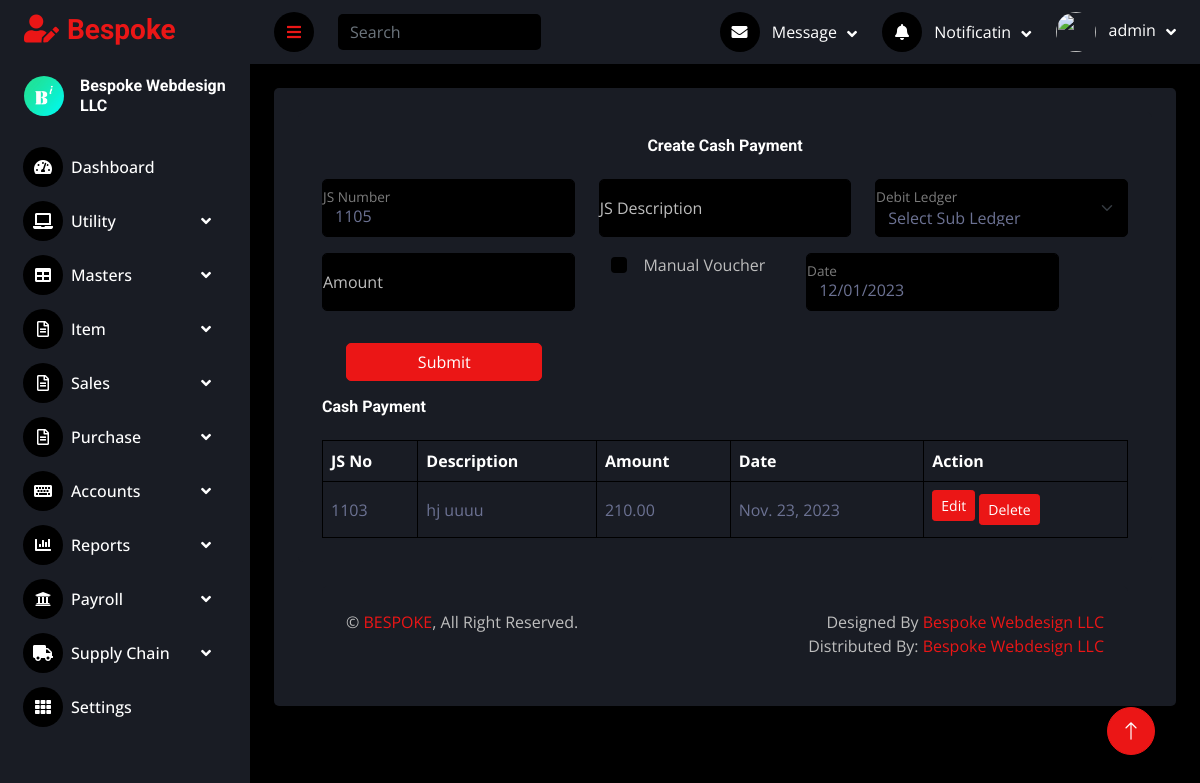
Page /accounting/cash_payment/view_all (signed in) on the committed database.
### company/models.py (models this page shows, shortened)
class Company(models.Model):
    name=models.CharField(max_length=70, null=False, blank=False)
    address=models.CharField(max_length=70, null=False, blank=False)
    phone=models.CharField(max_length=70, null=False, blank=False)
    trn_number=models.CharField(max_length=70, null=False, blank=False)
    letter_header = models.ImageField(null=True,blank=True)
    letter_footer = models.ImageField(null=True,blank=True)
    logo = models.ImageField(null=True,blank=True)

### accounting/models.py (models this page shows, shortened)
class Daybook(models.Model):
    company=models.ForeignKey(Company,on_delete=models.PROTECT)
    user=models.ForeignKey(User,on_delete=models.PROTECT)
    js_number=models.IntegerField()
    js_date=models.DateField(default=datetime.date.today)
    js_description=models.CharField(max_length=200)
    manual_voucher_no=models.CharField(max_length=200,null=True,blank=True)
    if_manual_entry=models.BooleanField(default=False)
    credit_sl=models.ForeignKey(SubLedger,on_delete=models.PROTECT,related_name="credit")
    debit_sl=models.ForeignKey(SubLedger,on_delete=models.PROTECT,related_name="debit")
    js_amount=models.DecimalField(decimal_places=2, max_digits=15)
    if_multiple_journal=models.BooleanField(default=False)
    ref_number=models.IntegerField(null=True,blank=True)
    multiple_journal_no=models.IntegerField(null=True,blank=True)
    employee=models.ForeignKey(Employee,on_delete=models.PROTECT,null=True,blank=True)
    transaction_type=models.CharField(max_length=10,blank=True,null=True)
    bank_book_no=models.IntegerField(null=True,blank=True)
    created_time=models.DateTimeField(auto_now_add=True)

### accounting/views.py (the view, shortened to what this page needs)
# urls.py: path('cash_payment/view_all', views.cashPayment, name='cash_payment_all'),
def cashPayment(request):
    context={}
    company=getLoginCompany(request.user)
    transaction_type='P'
    cash_sl_no='1000'
    cash_book = Daybook.objects.filter(company=company,transaction_type=transaction_type).order_by('-id')
    paymentForm=CashPaymentForm
    context['cpForm']=paymentForm
    context['cash_book']=cash_book
    head_name =  SubLedger.objects.get(company=company,sl_no=1000)
    context['cp_no'] = Daybook.objects.filter(company=company).aggregate(Max('js_number'))['js_number__max']
    if not context['cp_no']:
        context['cp_no'] = 1100
    else:
        context['cp_no'] += 1
    return render(request,'cashPayment/index.html',context)

### accounting/templates/cashPayment/index.html (shortened to what this page needs)
{% extends 'base.html' %}
{% load static %}
{% block content %}
<div class="container-fluid pt-4 px-4">
    <div class="bg-secondary text-center rounded p-4">
        <div class="col-sm-12 col-xl-12">
            <div class="bg-secondary rounded h-100 p-4">
                <h6 class="mb-4">Create Cash Payment</h6>
                <form method="post">
                    <div class="row">
                        <div class="form-floating mb-3 col-md-4">
                            <input type="number" value="{{cp_no}}" class="form-control" placeholder="Receipt Number"
                                readonly>
                            <label for="floatingInput">JS Number</label>
                        </div>
                        <div class="form-floating mb-3 col-md-4">
                            {{cpForm.js_description}}
                            <label for="floatingInput">JS Description</label>
                        </div>
                        <div class="form-floating mb-3 col-md-4">
                            {{cpForm.debit_sl}}
                            <label for="floatingInput">Debit Ledger</label>
                        </div>
                        <div class="form-floating mb-3 col-md-4">
                            {{cpForm.js_amount}}
                            <label for="floatingInput">Amount</label>
                        </div>
                        <div class="form-check mb-3 col-md-3">
                            {{cpForm.if_manual_entry}}
                            <label class="form-check-label" for="flexCheckDefault">
                                Manual Voucher
                            </label>
                        </div>
                        <div class="form-floating mb-3 col-md-4">
                            {{cpForm.js_date}}
                            <label for="floatingInput">Date</label>
                        </div>
                        <div class="row">
                            <div class="mb-3 mt-3 col-md-4">
                                <button type="submit" class="btn btn-primary full-width">Submit</button>
                            </div>
                        </div>
                    </div>
                </form>
                {% if cp_no %}
                <div class="d-flex align-items-center justify-content-between mb-4">
                    <h6 class="mb-0">Cash Payment</h6>
                </div>
                <div class="table-responsive">
                    <table class="table text-start align-middle table-bordered table-hover mb-0">
                        <thead>
                            <tr class="text-white">
                                <th scope="col">JS No</th>
                                <th scope="col">Description</th>
                                <th scope="col">Amount</th>
                                <th scope="col">Date</th>
                                <th scope="col">Action</th>
                            </tr>
                        </thead>
                        <tbody>
                            {% if cash_book %}
                            {% for cp in cash_book %}
                            <tr>
                                <td>{{cp.js_number}}</td>
                                <td>{{cp.js_description}}</td>
                                <td>{{cp.js_amount}}</td>
                                <td>{{cp.js_date}}</td>
                                <td><a class="btn btn-sm btn-primary mr-2 mb-2"
                                    href="{% url 'accounting:cp_edit' pk=cp.pk %}">Edit</a>
                                    <a class="btn btn-sm btn-primary" href="{% url 'accounting:cp_delete' pk=cp.pk %}"
                                    onclick="return confirm('Are you sure you want to delete this Payment?');">Delete</a>
                            </td>
                            </tr>
                            {% endfor %}
                            {% else %}
                            <tr>
                                <td colspan="9"><strong>Currently No Cash Payment Created..!</strong></td>
                            </tr>
                            {% endif %}
                        </tbody>
                    </table>
                </div>
                {% endif %}
            </div>
        </div>
        {% endblock %}

### templates/base.html (shortened to what this page needs)
{% load static %}
<!DOCTYPE html>
<html lang="en">
<head>
    <link href="{% static 'cdn/cdnjs.cloudflare.com/ajax/libs/font-awesome/5.10.0/css/all.min.css' %}" rel="stylesheet">
    <link href="{% static 'cdn/cdn.jsdelivr.net/npm/bootstrap-icons%401.4.1/font/bootstrap-icons.css' %}"
        rel="stylesheet">
    <link href="{% static 'lib/owlcarousel/assets/owl.carousel.min.css' %}" rel="stylesheet">
    <link href="{% static 'lib/tempusdominus/css/tempusdominus-bootstrap-4.min.css' %}" rel="stylesheet" />
    <link href="{% static 'css/bootstrap.min.css' %}" rel="stylesheet">
    <link href="{% static 'css/style.css' %}" rel="stylesheet">
    <link rel="stylesheet" href="{% static 'datatable/datatables.min.css' %}">
    <link rel="stylesheet" href="https://cdn.datatables.net/responsive/2.2.9/css/responsive.dataTables.min.css">
</head>
<body>
    <div class="container-fluid position-relative d-flex p-0">
        <div class="sidebar pe-4 pb-3">
            <nav class="navbar bg-secondary navbar-dark">
                <a href="{% url 'dashboard:index' %}" class="navbar-brand mx-4 mb-3">
                    <h3 class="text-primary"><i class="fa fa-user-edit me-2"></i>Bespoke</h3>
                </a>
                <div class="d-flex align-items-center ms-4 mb-4">
                    <div class="position-relative">
                        <img class="rounded-circle" src="{{company.logo.url}}" alt=""
                            style="width: 40px; height: 40px;">
                    </div>
                    <div class="ms-3">
                        <h6 class="mb-0">{{company.name}}</h6>
                    </div>
                </div>
                <div class="navbar-nav w-100">
                    <a href="{% url 'dashboard:index' %}"
                        {% if request.resolver_match.url_name == 'index' %}class="nav-item nav-link active"
                        {% else %}class="nav-item nav-link" {% endif %}><i
                            class="fa fa-tachometer-alt me-2"></i>Dashboard</a>
                    <div class="nav-item dropdown">
                        <a href="#" class="nav-link dropdown-toggle" data-bs-toggle="dropdown"><i
                                class="fa fa-laptop me-2"></i>Utility</a>
                    </div>
                    <div class="nav-item dropdown">
                        <a href="#" class="nav-link dropdown-toggle" data-bs-toggle="dropdown"><i
                                class="fa fa-table me-2"></i>Masters</a>
                    </div>
                    <div class="nav-item dropdown">
                        <a href="#" class="nav-link dropdown-toggle" data-bs-toggle="dropdown"><i
                                class="far fa-file-alt me-2"></i>Item</a>
                    </div>
                    <div class="nav-item dropdown">
                        <a href="#" class="nav-link dropdown-toggle" data-bs-toggle="dropdown"><i
                                class="far fa-file-alt me-2"></i>Sales</a>
                    </div>
                    <div class="nav-item dropdown">
                        <a href="#" class="nav-link dropdown-toggle" data-bs-toggle="dropdown"><i
                                class="far fa-file-alt me-2"></i>Purchase</a>
                    </div>
                    <div class="nav-item dropdown">
                        <a href="#" class="nav-link dropdown-toggle" data-bs-toggle="dropdown"><i
                                class="fa fa-keyboard me-2"></i>Accounts</a>
                    </div>
                    <div class="nav-item dropdown">
                        <a href="#" class="nav-link dropdown-toggle" data-bs-toggle="dropdown"><i
                                class="fa fa-chart-bar me-2"></i>Reports</a>
                    </div>
                    <div class="nav-item dropdown">
                        <a href="#" class="nav-link dropdown-toggle" data-bs-toggle="dropdown"><i
                                class="fa fa-university me-2"></i>Payroll</a>
                    </div>
                    <div class="nav-item dropdown">
                        <a href="#" class="nav-link dropdown-toggle" data-bs-toggle="dropdown"><i
                                class="fa fa-truck me-2"></i>Supply Chain</a>
                    </div>
                    <a href="widget.html" class="nav-item nav-link"><i class="fa fa-th me-2"></i>Settings</a>
                </div>
            </nav>
        </div>
        <div class="content">
            <nav class="navbar navbar-expand bg-secondary navbar-dark sticky-top px-4 py-0">
                <a href="#" class="sidebar-toggler flex-shrink-0">
                    <i class="fa fa-bars"></i>
                </a>
                <form class="d-none d-md-flex ms-4">
                    <input class="form-control bg-dark border-0" type="search" placeholder="Search">
                </form>
                <div class="navbar-nav align-items-center ms-auto">
                    <div class="nav-item dropdown">
                        <a href="#" class="nav-link dropdown-toggle" data-bs-toggle="dropdown">
                            <i class="fa fa-envelope me-lg-2"></i>
                            <span class="d-none d-lg-inline-flex">Message</span>
                        </a>
                    </div>
                    <div class="nav-item dropdown">
                        <a href="#" class="nav-link dropdown-toggle" data-bs-toggle="dropdown">
                            <i class="fa fa-bell me-lg-2"></i>
                            <span class="d-none d-lg-inline-flex">Notificatin</span>
                        </a>
                    </div>
                    <div class="nav-item dropdown">
                        <a href="#" class="nav-link dropdown-toggle" data-bs-toggle="dropdown">
                            <img class="rounded-circle me-lg-2" src="{{avatar.url}}" alt=""
                                style="width: 40px; height: 40px;">
                            <span class="d-none d-lg-inline-flex">{{user.username}}</span>
                        </a>
                    </div>
                </div>
            </nav>
            {% block content%}
            {% endblock %}
            <div class="container-fluid pt-4 px-4">
                <div class="bg-secondary rounded-top p-4">
                    <div class="row">
                        <div class="col-12 col-sm-6 text-center text-sm-start">
                            &copy; <a href="#">BESPOKE</a>, All Right Reserved.
                        </div>
                        <div class="col-12 col-sm-6 text-center text-sm-end">
                            Designed By <a href="https://bespokewebdesignllc.com/">Bespoke Webdesign LLC</a>
                            <br>Distributed By: <a href="https://bespokewebdesignllc.com/" target="_blank">Bespoke
                                Webdesign LLC</a>
                        </div>
                    </div>
                </div>
            </div>
        </div>
        <a href="#" class="btn btn-lg btn-primary btn-lg-square back-to-top"><i class="bi bi-arrow-up"></i></a>
    </div>
</body>
</html>

### rows in the picture
Company: logo (picture), name "Bespoke Webdesign LLC"
Daybook: js_number "1103", js_description "hj uuuu", js_amount "210.00", js_date "Nov. 23, 2023"

### other values in the picture
{{ user.username }} "admin"
